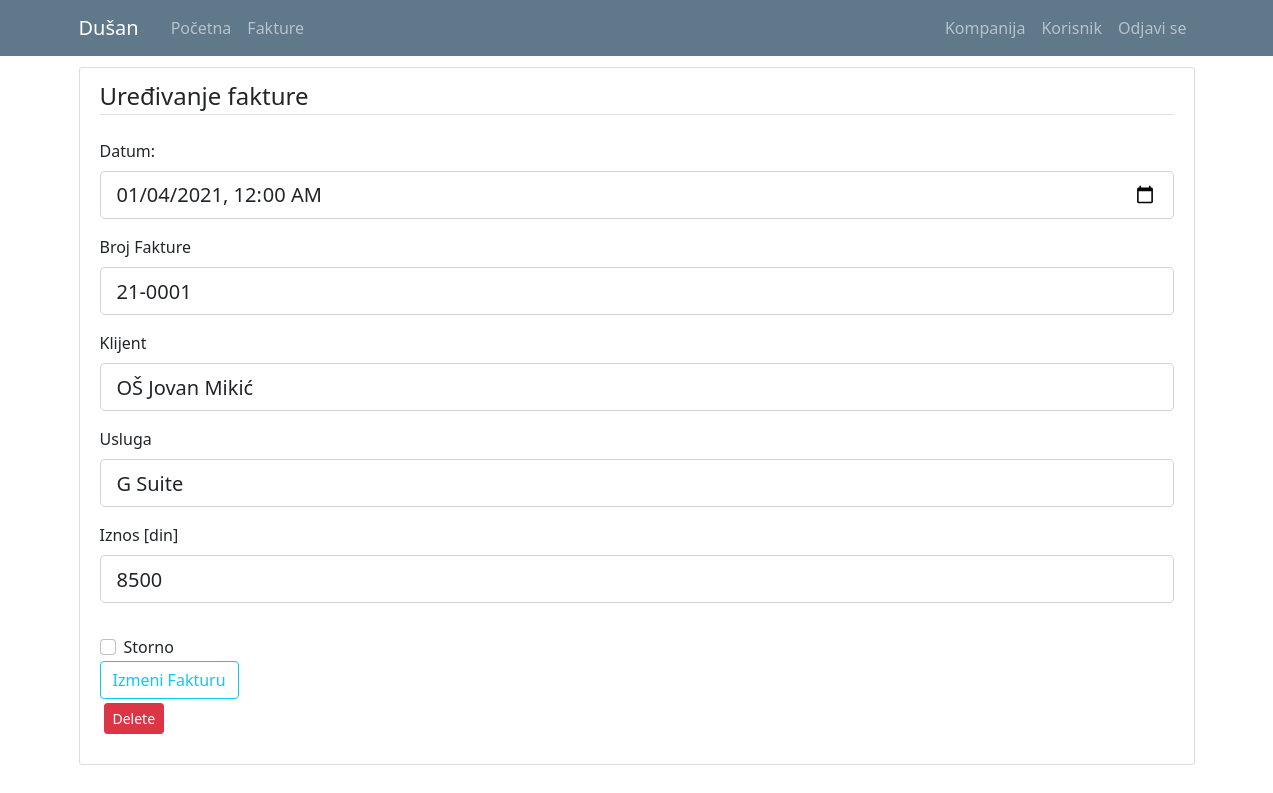
/invoice/1 (signed in), run on the app's committed database.
### kpo/models.py (models this page shows, shortened)
class User(db.Model, UserMixin):
    id = db.Column(db.Integer, primary_key=True)
    email = db.Column(db.String(120), unique=True, nullable=False)
    password = db.Column(db.String(60), nullable = False)
    name = db.Column(db.String(20), unique=False, nullable=False)
    surname = db.Column(db.String(20), unique=False, nullable=False)
    workplace = db.Column(db.String(20), unique=False, nullable=False)
    authorization = db.Column(db.String(20), nullable = False) # ovde treba da budu tipovi korisnika: S_admin, C_admin, C_user
    gender = db.Column(db.String(1)) #(0, "srednji"), (1, "muški"), (2, "ženski")
    company_id = db.Column(db.Integer, db.ForeignKey('company.id'), nullable=True)
    invoices = db.relationship('Invoice', backref='invoice_user', lazy=True)

class Invoice(db.Model):
    id = db.Column(db.Integer, primary_key=True)
    date = db.Column(db.Date, nullable=False)
    invoice_number = db.Column(db.String(7), nullable=False)
    customer = db.Column(db.String(70), nullable=False)
    service = db.Column(db.String(70), nullable=True) #usluga
    amount = db.Column(db.Integer, nullable=False)
    company_id = db.Column(db.Integer, db.ForeignKey('company.id'), nullable=True)
    user_id = db.Column(db.Integer, db.ForeignKey('user.id'), nullable=True)
    cancelled = db.Column(db.Boolean(), default=False, nullable=False)

### kpo/invoices/routes.py (the view)
@invoices.route("/invoice/<int:invoice_id>", methods=['GET', 'POST'])
def invoice_profile(invoice_id): #ovo je funkcija za editovanje vozila
    invoice = Invoice.query.get_or_404(invoice_id)
    print(f'{invoice.date=}')
    if not current_user.is_authenticated:
        flash('You have to be logged in to access this page', 'danger')
        return redirect(url_for('users.login'))
    elif current_user.authorization != 's_admin' and current_user.authorization != 'c_admin':
        abort(403)
    elif current_user.authorization == 'c_admin':
        if current_user.user_company.id != invoice.invoice_company.id:
            abort(403)
    print(Company.query.filter_by(id=invoice.company_id).first().id)
    form = UpdateInvoiceForm()
    if form.validate_on_submit():
        invoice.date = form.date.data
        invoice.invoice_number = form.invoice_number.data
        invoice.customer = form.customer.data
        invoice.service = form.service.data
        invoice.amount = form.amount.data
        if current_user.authorization == 'c_admin':
            invoice.company_id = int(current_user.company_id)
            invoice.user_id = int(current_user.id)
        elif current_user.authorization == 's_admin':
            invoice.company_id = form.company_id.data
            invoice.user_id = form.user_id.data
        invoice.cancelled = form.cancelled.data
        db.session.commit()
        flash(f'Invoice {form.invoice_number.data} was updated', 'success')
        return redirect(url_for('invoices.invoice_list'))
    elif request.method == 'GET':
        print(f'{invoice.cancelled=}')
        form.date.data = invoice.date
        form.invoice_number.data = invoice.invoice_number
        form.customer.data = invoice.customer
        form.service.data = invoice.service
        form.amount.data = invoice.amount
        form.company_id.choices = [(c.id, c.companyname) for c in db.session.query(Company.id,Company.companyname).order_by('companyname').all()]
        form.company_id.data = str(invoice.company_id)
        form.user_id.choices = [(u.id, u.name + " " + u.surname) for u in db.session.query(User.id,User.name,User.surname).order_by('name').all()]
        form.user_id.data = str(invoice.user_id)
        form.cancelled.data = invoice.cancelled
    return render_template('invoice.html', title="Edit Invoice", invoice=invoice, form=form, legend='Edit Invoice')

### kpo/invoices/forms.py (shortened to what this page needs)
class UpdateInvoiceForm(FlaskForm):
    date = DateField('Datum: ', format='%Y-%m-%dT%H:%M', validators=[DataRequired()])
    invoice_number = StringField('Broj Fakture', validators=[DataRequired(), Length(min=7, max=7)])
    customer = StringField('Klijent', validators=[DataRequired(), Length(min=2, max=50)])
    service = StringField('Usluga', validators=[Length(min=0, max=50)])
    amount = IntegerField('Iznos [din]', validators=[DataRequired()])
    company_id = SelectField('Company ID', choices=[(c.id, c.companyname) for c in db.session.query(Company.id,Company.companyname).order_by('companyname').all()])
    user_id = SelectField('User ID', choices=[(u.id, u.name + " " + u.surname) for u in db.session.query(User.id,User.name,User.surname).order_by('name').all()]) #Company.query.all()  vs  [(1, 'Helios'),(2, 'Metalac')]
    cancelled = BooleanField('Storno')
    submit = SubmitField('Izmeni Fakturu')

### kpo/models.py (called while the page is built)
@login_manager.user_loader
def load_user(user_id):
    return User.query.get(int(user_id))

### kpo/templates/invoice.html (shortened to what this page needs)
{% extends "layout.html" %}
{% block content %}
<div class="content-section">
    <form method="POST" action="">
        <fieldset class="form-group">
            <legend class="border-bottom mb-4">Uređivanje fakture</legend>
            <div class="form-group">
                {{ form.date.label(class="form-control-label") }}
                {% if form.date.errors %}
                    {{ form.date(class="form-control form-control-lg is-invalid") }}
                    <div class="invalid-feedback">
                        {% for error in form.date.errors %}
                            <span>{{ error }}</span>
                        {% endfor %}
                    </div>
                {% else %}
                    {{ form.date(class="form-control form-control-lg", type="datetime-local") }}
                {% endif %}
            </div>
            <div class="form-group">
                {{ form.invoice_number.label(class="form-control-label") }}
                {% if form.invoice_number.errors %}
                    {{ form.invoice_number(class="form-control form-control-lg is-invalid") }}
                    <div class="invalid-feedback">
                        {% for error in form.invoice_number.errors %}
                            <span>{{ error }}</span>
                        {% endfor %}
                    </div>
                {% else %}
                    {{ form.invoice_number(class="form-control form-control-lg") }}
                {% endif %}
            </div>
            <div class="form-group">
                {{ form.customer.label(class="form-control-label") }}
                {% if form.customer.errors %}
                    {{ form.customer(class="form-control form-control-lg is-invalid") }}
                    <div class="invalid-feedback">
                        {% for error in form.customer.errors %}
                            <span>{{ error }}</span>
                        {% endfor %}
                    </div>
                {% else %}
                    {{ form.customer(class="form-control form-control-lg") }}
                {% endif %}
            </div>
            <div class="form-group">
                {{ form.service.label(class="form-control-label") }}
                {% if form.service.errors %}
                    {{ form.service(class="form-control form-control-lg is-invalid") }}
                    <div class="invalid-feedback">
                        {% for error in form.service.errors %}
                            <span>{{ error }}</span>
                        {% endfor %}
                    </div>
                {% else %}
                    {{ form.service(class="form-control form-control-lg") }}
                {% endif %}
            </div>
            <div class="form-group">
                {{ form.amount.label(class="form-control-label") }}
                {% if form.amount.errors %}
                    {{ form.amount(class="form-control form-control-lg is-invalid") }}
                    <div class="invalid-feedback">
                        {% for error in form.amount.errors %}
                            <span>{{ error }}</span>
                        {% endfor %}
                    </div>
                {% else %}
                    {{ form.amount(class="form-control form-control-lg") }}
                {% endif %}
            </div>
        </fieldset>
        <div class="form-check">
          {{ form.cancelled(class="form-check-input") }}
          {{ form.cancelled.label(class="form-check-label") }}
        </div>
        <div class="form-group">
        {{ form.submit(class="btn btn-outline-info") }}
        {% if current_user.authorization == 's_admin' or current_user.authorization == 'c_admin' %}
          <div>
            <button type="button" class="btn btn-danger btn-sm m-1" data-toggle="modal" data-target="#DeleteModal">Delete</button>
          </div>
        {% endif %}
        </div>
  </form>
</div>
{% endblock content%}

### kpo/templates/layout.html (shortened to what this page needs)
<!doctype html>
<html lang="en">
  <head>
    <link rel="stylesheet" href="https://cdn.jsdelivr.net/npm/bootstrap@4.3.1/dist/css/bootstrap.min.css">
    <link rel="stylesheet" type="text/css" href="{{ url_for('static', filename='main.css') }}">
    <link href="https://cdn.jsdelivr.net/npm/bootstrap@5.0.1/dist/css/bootstrap.min.css" rel="stylesheet">
    <link rel="stylesheet" type="text/css" href="https://cdn.datatables.net/1.10.25/css/dataTables.bootstrap5.css">
  </head>
  <body>
    <header class="site-header">
      <nav class="navbar navbar-expand-md navbar-dark bg-steel fixed-top">
        <div class="container">
          <a class="navbar-brand mr-4" href="/">{{ current_user.name }}</a>
          <div class="collapse navbar-collapse" id="navbarToggle">
            <div class="navbar-nav mr-auto">
              {% if current_user.is_authenticated %}
                <a class="nav-item nav-link" href="{{ url_for('main.home') }}">Početna</a>
                <a class="nav-item nav-link" href="{{ url_for('invoices.invoice_list') }}">Fakture</a>
              {% else %}
                <a class="nav-item nav-link" href="{{ url_for('main.home') }}">Početna</a>
                <a class="nav-item nav-link" href="{{ url_for('main.about') }}">O softveru</a>
              {% endif %}
            </div>
            <div class="navbar-nav">
              {% if current_user.is_authenticated %}
                {% if current_user.authorization == 's_admin' %}
                  <a class="nav-item nav-link" href="{{ url_for('companys.company_list') }}">Kompanija</a>
                  <a class="nav-item nav-link" href="{{ url_for('users.user_list') }}">Korisnik</a>
                  <a class="nav-item nav-link" href="{{ url_for('users.logout') }}">Odjavi se</a>
                {% elif current_user.authorization == 'c_admin'%}
                  <a class="nav-item nav-link" href="{{ url_for('companys.company_list') }}">Kompanija</a>
                  <a class="nav-item nav-link" href="{{ url_for('users.user_list') }}">Korisnik</a>
                  <a class="nav-item nav-link" href="{{ url_for('users.logout') }}">Odjavi se</a>
                {% else %}
                  <a class="nav-item nav-link" href="{{ url_for('users.user_list') }}">Korisnik</a>
                  <a class="nav-item nav-link" href="{{ url_for('users.logout') }}">Odjavi se</a>
                {% endif %}
              {% else %}
                <a class="nav-item nav-link" href="{{ url_for('users.login') }}">Prijavi se</a>
              {% endif %}
            </div>
          </div>
        </div>
      </nav>
    </header>
    <main role="main" class="container">
      <div class="row">
        <div class="">
          {% block content %}{% endblock %}
        </div>
      </div>
    </main>
  </body>
</html>

### kpo/static/main.css (style rules this page uses)
body { background: #fafafa; color: #333333; margin-top: 5rem; }
.bg-steel { background-color: #5f788a; }
.site-header .navbar-nav .nav-link { color: #cbd5db; }
.content-section { background: #ffffff; padding: 10px 20px; border: 1px solid #dddddd; border-radius: 3px; margin-bottom: 20px; }

### data on the page
User: name "Dušan"
Invoice: date "01/04/2021 00:00", invoice_number "21-0001", customer "OŠ Jovan Mikić", service "G Suite", amount "8500"
